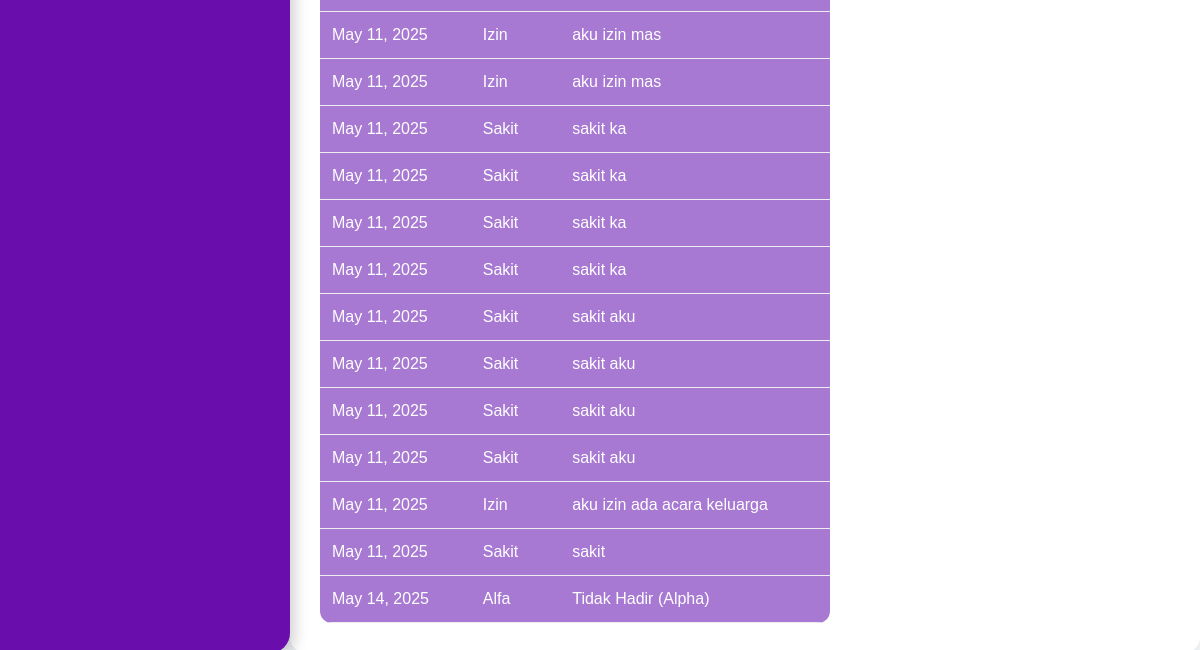
Before: /rekap-guru/ (signed in, lower part) with the older database file.
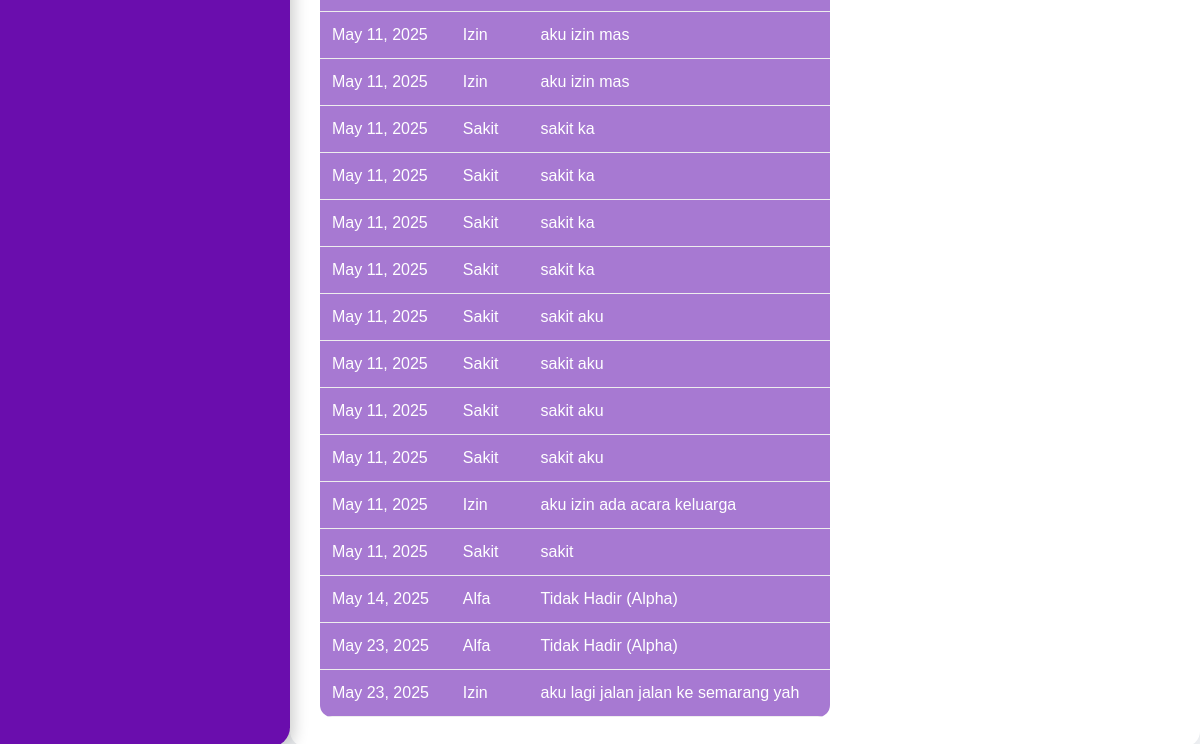
After: the same page with the newer database file.
### birruwattaqwa/models.py (models this page shows, shortened)
class Absensi(models.Model):
    STATUS_CHOICES = [
        ('Hadir', 'Hadir'),
        ('Izin', 'Izin'),
        ('Sakit', 'Sakit'),
        ('Alfa', 'Alfa'),
    ]
    guru = models.ForeignKey(User, on_delete=models.CASCADE)
    tanggal = models.DateField(auto_now_add=True)
    status = models.CharField(max_length=10, choices=STATUS_CHOICES)
    keterangan = models.TextField(blank=True, null=True)  # Keterangan umum
    bulan = models.CharField(max_length=20)  # Simpan bulan sebagai nama, bukan angka
    tahun = models.IntegerField()
    jam_absensi = models.TimeField(auto_now_add=True)
    lokasi = models.CharField(max_length=255, blank=True, null=True)
    latitude = models.FloatField(blank=True, null=True)  # Tambahkan ini
    longitude = models.FloatField(blank=True, null=True)  # Tambahkan ini
    qrcodes = models.ImageField(upload_to='qr_codes/', blank=True)

### birruwattaqwa/views.py (the view, shortened to what this page needs)
# urls.py: path('rekap-guru/', rekap_absensi_guru, name='rekap_guru'),
@login_required
def rekap_absensi_guru(request):
    user = request.user
    if not user.groups.filter(name='Guru').exists():
        return HttpResponse("Anda tidak memiliki akses ke halaman ini.", status=403)
    absensi_list = Absensi.objects.filter(guru=user)
    search_query = request.GET.get('search', '')
    if search_query:
        absensi_list = absensi_list.filter(keterangan__icontains=search_query)
    return render(request, 'birruwattaqwa/guru/rekap_guru.html', {
        'absensi_list': absensi_list,
        'search_query': search_query,
    })

### birruwattaqwa/templates/birruwattaqwa/guru/rekap_guru.html (shortened to what this page needs)
{% load static %}
<!DOCTYPE html>
<html lang="en">
<head>
    <link rel="stylesheet" href="{% static 'css/guru/rekap_guru.css' %}">
    <link rel="stylesheet" href="{% static 'css/guru/Dash_rekap.css' %}">
</head>
<body>
    <div class="dashboard">
        <div class="sidebar">
        </div>
        <div class="content">
            <div class="table-wrapper">
                <table>
                    <tbody>
                        {% for absen in absensi_list %}
                            <tr>
                                <td>{{ absen.tanggal }}</td>
                                <td>{{ absen.status }}</td>
                                <td>{{ absen.keterangan|default:"-" }}</td>
                            </tr>
                        {% empty %}
                            <tr>
                                <td colspan="3">Tidak ada data absensi.</td>
                            </tr>
                        {% endfor %}
                    </tbody>
                </table>
            </div>
        </div>
    </div>
</body>
</html>

Changed rows visible on the page:
added Absensi: tanggal "May 23, 2025", status "Alfa", keterangan "Tidak Hadir (Alpha)"
added Absensi: tanggal "May 23, 2025", status "Izin", keterangan "aku lagi jalan jalan ke semarang yah"
